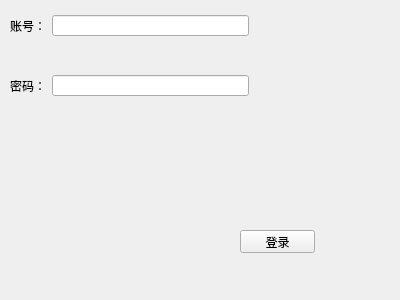
<?xml version="1.0" encoding="UTF-8"?>
<ui version="4.0">
 <class>AdminLogin</class>
 <widget class="QWidget" name="AdminLogin">
  <property name="geometry">
   <rect>
    <x>0</x>
    <y>0</y>
    <width>400</width>
    <height>300</height>
   </rect>
  </property>
  <property name="windowTitle">
   <string>Form</string>
  </property>
  <widget class="QLineEdit" name="account">
   <property name="geometry">
    <rect>
     <x>52</x>
     <y>15</y>
     <width>197</width>
     <height>21</height>
    </rect>
   </property>
  </widget>
  <widget class="QLabel" name="label">
   <property name="geometry">
    <rect>
     <x>10</x>
     <y>10</y>
     <width>36</width>
     <height>32</height>
    </rect>
   </property>
   <property name="text">
    <string>账号：</string>
   </property>
  </widget>
  <widget class="QLineEdit" name="password">
   <property name="geometry">
    <rect>
     <x>52</x>
     <y>75</y>
     <width>197</width>
     <height>21</height>
    </rect>
   </property>
  </widget>
  <widget class="QLabel" name="label_2">
   <property name="geometry">
    <rect>
     <x>10</x>
     <y>70</y>
     <width>36</width>
     <height>32</height>
    </rect>
   </property>
   <property name="text">
    <string>密码：</string>
   </property>
  </widget>
  <widget class="QPushButton" name="login">
   <property name="geometry">
    <rect>
     <x>240</x>
     <y>230</y>
     <width>75</width>
     <height>23</height>
    </rect>
   </property>
   <property name="text">
    <string>登录</string>
   </property>
  </widget>
 </widget>
 <resources/>
 <connections/>
</ui>
